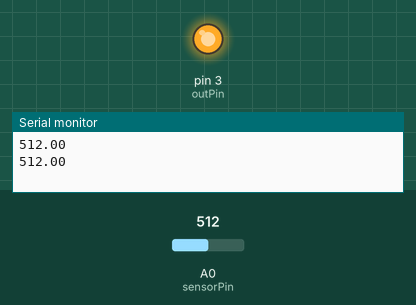
Recording of a sketch running on a simulated Arduino Uno, built with avr-gcc and run on an emulated ATmega328P. Shown: output pins drawn as LEDs (lit = HIGH), the last lines printed to the serial monitor. Inputs (shaded band) come from the test bench; at power-on: A0 (sensorPin) = 512.

Above: at 1.8 s.
1.9 s: A0 (sensorPin) set to 602
3.4 s: A0 (sensorPin) set to 627
At 4.9 s:
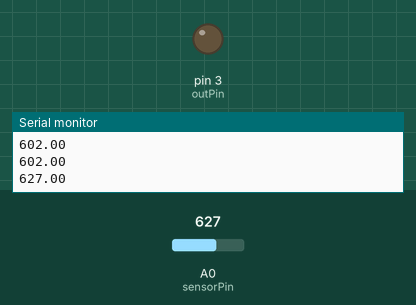
5.5 s: A0 (sensorPin) set to 511
At 6.4 s:
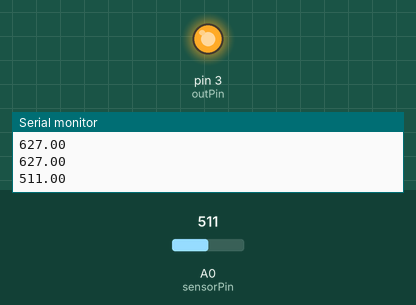
7.5 s: A0 (sensorPin) set to 716
At 9.2 s:
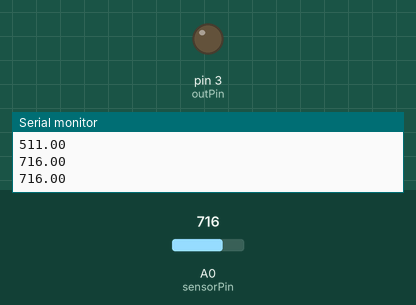
Timing chart, 0 to 10.5 s (numbered marks = the images above; inputs shaded):
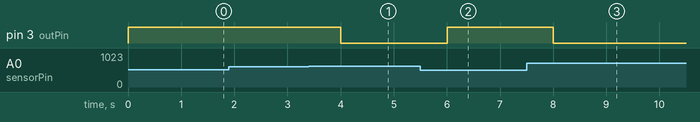

Measured:
- the behaviour switches between 613 and 614 on A0 (sensorPin) (found by bisection; images 0 and 1)
- after the input at 3.4 s, pin 3 (outPin): HIGH → LOW after 0.60 s
- after the input at 5.5 s, pin 3 (outPin): LOW → HIGH after 0.50 s
- after the input at 7.5 s, pin 3 (outPin): HIGH → LOW after 0.51 s

The sketch:

190618_OnOff_RC.ino
```cpp
int sensorPin = A0;    // select the input pin for the potentiometer
int outPin = 3;      // select the pin for the LED
int sensorValue = 10;  // variable to store the value coming from the sensor
int i = 1;
double Read = 0.0;
double Limit = 3.0;
double LimitDown = Limit;
double LimitUp = Limit;
bool kill = false;

void setup() {
  // declare the ledPin as an OUTPUT:
  pinMode(outPin, OUTPUT);
  Serial.begin(9600);
  digitalWrite(outPin, HIGH);
}

void loop() {
// si el bool kill es true, apaga la salida del arduino para que el capacitor se descargue
if(kill){
  digitalWrite(outPin, LOW);
}

if(not kill){
  Read = analogRead(sensorPin);
  Serial.println(Read);

  if(Read<(LimitDown*(1023.0/5.0))) {
  digitalWrite(outPin, HIGH);
  }

  if(Read>=(LimitUp*(1023.0/5.0))) {
  digitalWrite(outPin, LOW);
  }
  delay(1000);

}
}
```
